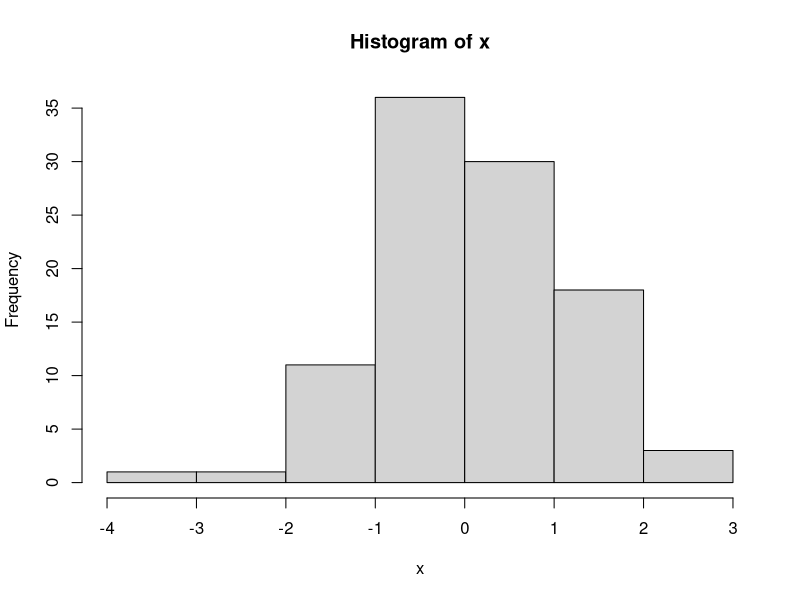
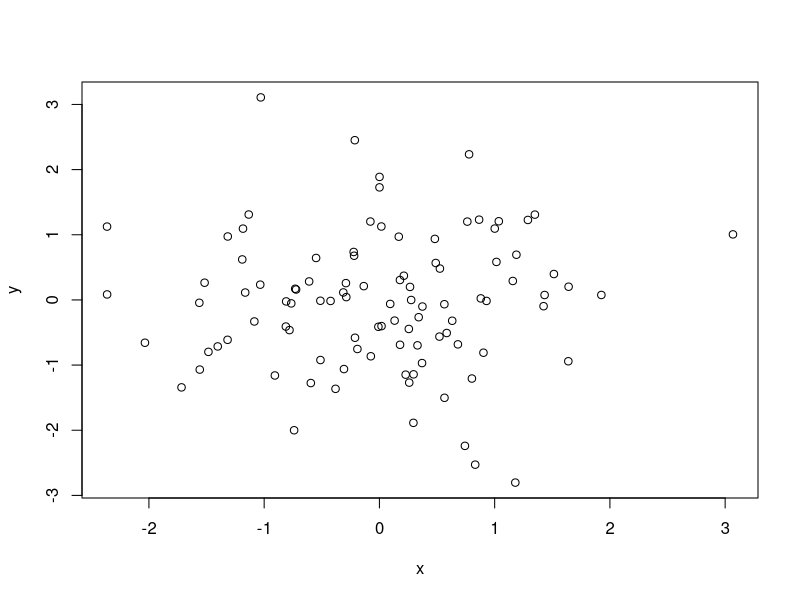
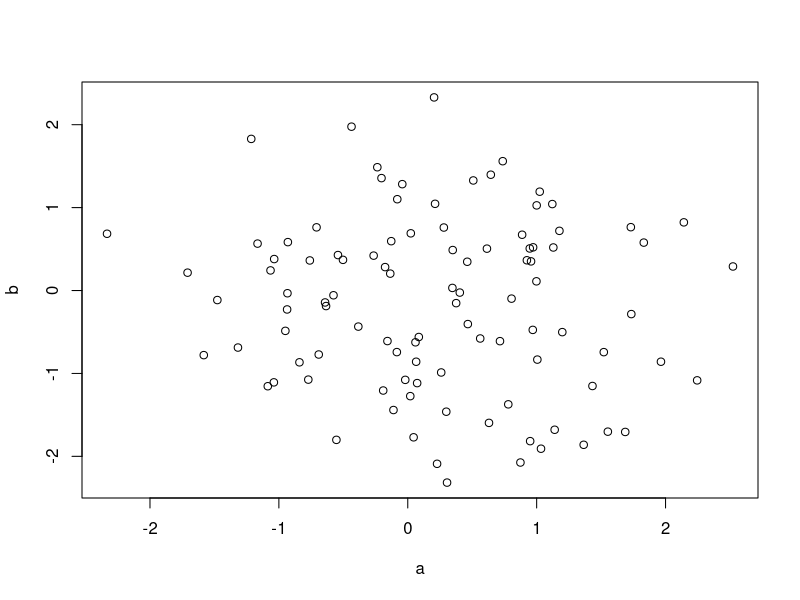
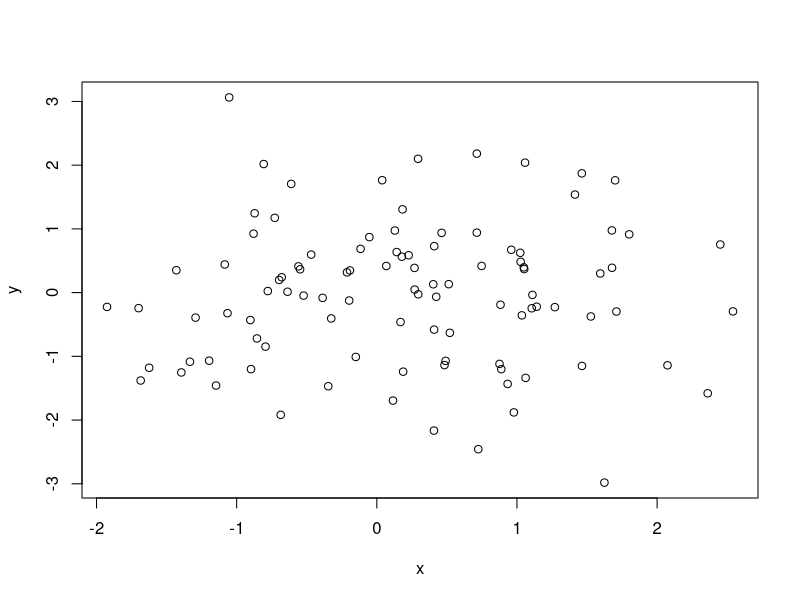
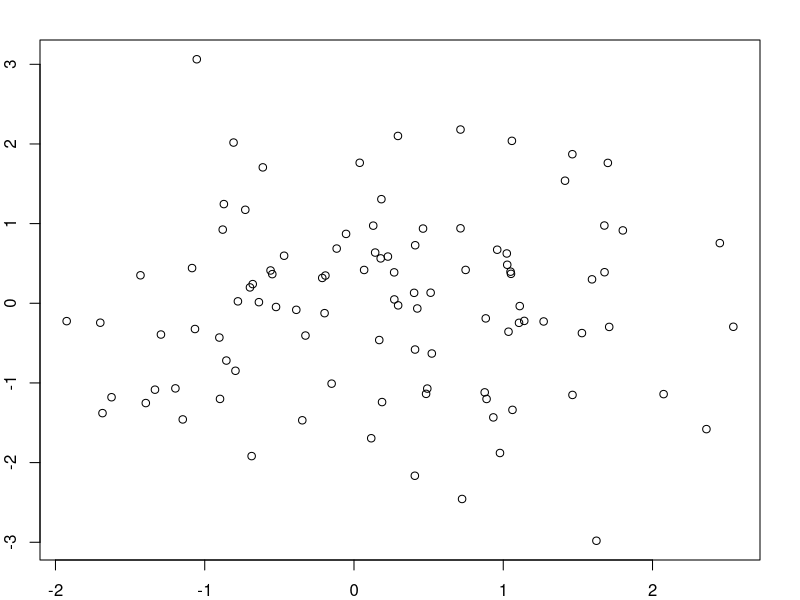
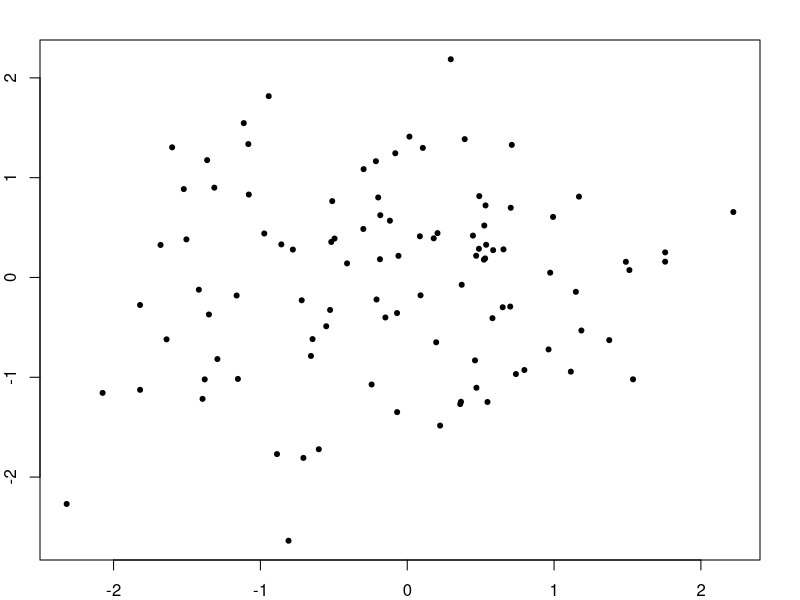
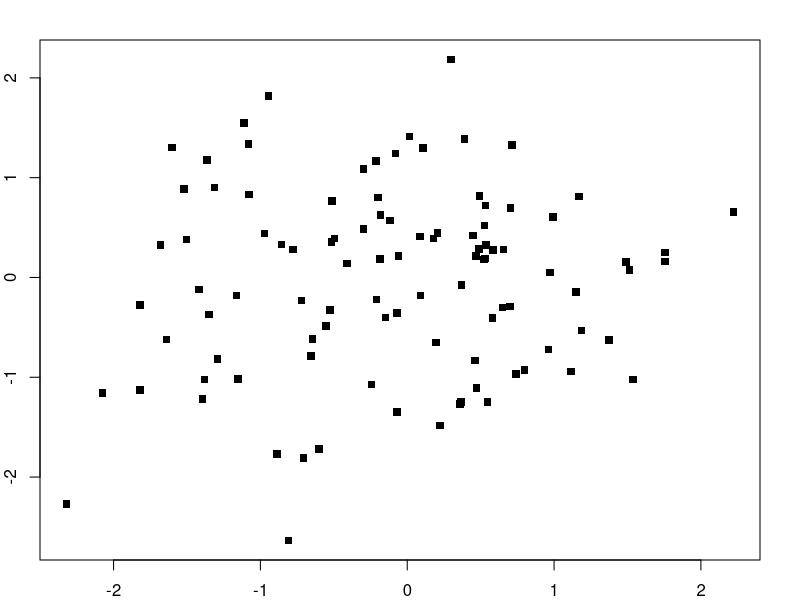
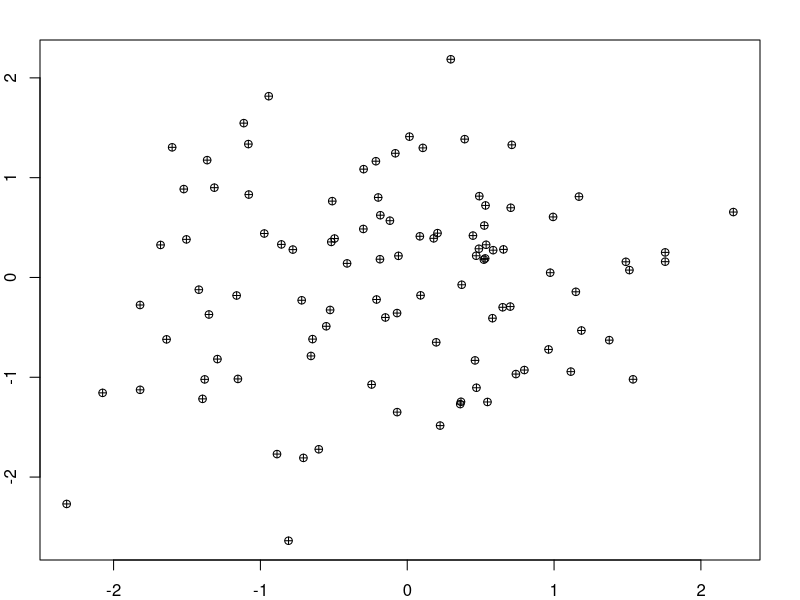

Recreate these plots in R, in order.
## ---- chunk 1
knitr::opts_chunk$set(echo = TRUE)
## ---- chunk 2

# 100 random numbers using  normal distribution 
x<-rnorm(100)

# Histogram
hist(x)

## ---- chunk 3

# 100 random numbers using  normal distribution 
x <- rnorm(100)
y <- rnorm(100)

# Scatter Plot
plot(x,y)

# Scatter Plot Practice
a <- rnorm(100)
b <- rnorm(100)
plot(a,b)

## ---- chunk 4

# 100 random numbers using  normal distribution 
x <- rnorm(100)
y <- rnorm(100)

# Scatter Plot Before Applying Margin (Default Margin)
plot(x,y)
## ---- chunk 5
# Adding Margin to Scatter Plot
par(mar = c(2,2,2,2))

# Scatter Plot After Applying Margin
plot(x,y)

## ---- chunk 6

# 100 random numbers using  normal distribution 
x <- rnorm(100)
y <- rnorm(100)


# Scatter Plot using pch=20
plot(x,y,pch=20)

# Scatter Plot using pch=15
plot(x,y,pch=15)

# Scatter Plot using pch=10
plot(x,y,pch=10)

# Scatter Plot using pch=5
plot(x,y,pch=5)
## ---- chunk 7
# 100 random numbers using  normal distribution 
x <- rnorm(100)
y <- rnorm(100)

# Scatter Plot
plot(x,y)

# Adding Title to Plot
title("My Scatterplot 1")

## ---- chunk 8
# 100 random numbers using  normal distribution 
x <- rnorm(100)
y <- rnorm(100)

# Scatter Plot along with title
plot(x,y, main="Scatterplot 2")

## ---- chunk 9
# 100 random numbers using  normal distribution 
x <- rnorm(100)
y <- rnorm(100)

# Scatter Plot
plot(x,y,pch=8)

# Adding Text in a Plot
text(-2,-1,"MyText")

## ---- chunk 10
# 100 random numbers using  normal distribution 
x <- rnorm(100)
y <- rnorm(100)

# Scatter Plot
plot(x,y,pch=8)

# Adding Legend to a Plot
legend("topleft",legend = "Data", pch = 8)

## ---- chunk 11
#define dataset

df <- data.frame(x = c(1,1,2,3,4,4,5,6,7,7,8,9,10,10,11),
                 y = c(12,13,16,11,22,24,25,24,24,27,30,32,35,38,40))

#plot x and y values in dataset
plot(df$x, df$y, pch = 15)
## ---- chunk 12
# To add a horizontal line at the value y = 25
plot(df$x, df$y, pch = 15)

abline(h = 25, col = 'blue', lwd = 2)
## ---- chunk 13
#create scatterplot for x and y
plot(df$x, df$y, pch = 18)

#create horizontal line at mean value of y
abline(h = mean(df$y), col='blue', lwd = 2)

#create horizontal lines at one standard deviation above and below the mean value
abline(h = mean(df$y) + sd(df$y), col = 'red', lwd = 3, lty = 2)
abline(h = mean(df$y) - sd(df$y), col = 'red', lwd = 3, lty = 2)

## ---- chunk 14
# To add a vertical line at the value x = 6
plot(df$x, df$y, pch = 15)

abline(v = 6, col = 'blue', lwd = 2)
## ---- chunk 15

#make this example reproducible
set.seed(0)

#create dataset with 1000 random values normally distributed with mean = 10, sd = 2
data <- rnorm(1000, mean = 10, sd = 2)

#create histogram of data values
hist(data, col = 'steelblue')

#draw a vertical dashed line at the mean value
abline(v = mean(data), lwd = 3, lty = 2)

## ---- chunk 16
#create scatterplot of x and y values
plot(df$x, df$y)

#fit a linear regression model to the data
reg_model <- lm(y ~ x, data = df)

#add the fitted regression line to the scatterplot
abline(reg_model)

## ---- chunk 17
#define dataset
df <- data.frame(x = c(1,1,2,3,4,4,5,6,7,7,8,9,10,10,11),
                 y = c(12,13,16,11,22,24,25,24,24,27,30,32,35,38,40))

#plot x and y values in dataset
plot(df$x, df$y, xlim = c(0,10), ylim = c(0,40))

#fit a linear regression model to the data
reg_model <- lm(y ~ x, data = df)
print(reg_model)
print(class(reg_model))
print(typeof(reg_model))

#define intercept and slope values
a <- coefficients(reg_model)[1] #intercept
b <- coefficients(reg_model)[2] #slope

print(a)
print(b)

#add the fitted regression line to the scatterplot
abline(a=a, b=b)

## ---- chunk 18

# y=2+5x
plot(1,type = "n", xlab = "The slope is positive 5. When x increases by 1, y increases by 5.The y-intercept is 2.",ylab = "",  xlim = c(0,4), ylim = c(0,20))

text(1,10,"y=2+5x")
abline(a=2, b=5)

# y=7.2-0.4x
plot(1,type = "n", xlab = "The slope is negative 0.4. When x increases by 1, y decreases by 0.4. The y-intercept is 7.2.",ylab = "",  xlim = c(0,4), ylim = c(0,8))

text(1,6,"y=7.2-0.4x")
abline(a=7.2, b=-0.4)

# y=-4
plot(1,type = "n", xlab = "The slope is 0. When x increases by 1, y neither increases/decreases. The y-intercept is -4.",ylab = "",  xlim = c(0,4), ylim = c(1,-5))

text(1,-3.5,"y=-4")
abline(a=-4, b=0, col="blue")

## ---- chunk 19

# y=130+4.3x
plot(1,type = "n", xlab = "hours of in-house training",ylab = "score on a job skills test",  xlim = c(0,15), ylim = c(120,220))

title("Job Performance Prediction Model")

text(5,135,"y=130+4.3x")
abline(a=130, b=4.3, col="red")
grid (3,5, lty = 6, col = "cornsilk2")

## ---- chunk 20

# 100 random numbers 
x <- rnorm(100)
y <- rnorm(100)
z <- rpois(100,2)

## ---- chunk 21
par(mfrow = c(2,1))
plot(x,y,pch=20)
plot(x,z,pch=20)
## ---- chunk 22

par(mfrow = c(1,2))
plot(x,y,pch=20)
plot(x,z,pch=20)

## ---- chunk 23

par(mfrow = c(2,2))
plot(x,y,pch=20, main = "First")
plot(x,z,pch=20, main = "Second")
plot(y,x,pch=20, main = "Third")
plot(z,x,pch=20, main = "Forth")

## ---- chunk 24

par(mfcol = c(2,2))
plot(x,y,pch=20, main = "First")
plot(x,z,pch=20, main = "Second")
plot(y,x,pch=20, main = "Third")
plot(z,x,pch=20, main = "Forth")

## ---- chunk 25

# Plot of random numbers
x <- rnorm(100)
y <- x + rnorm(100)

plot(x,y)

# Factor Object containing Male and Female data

g <- gl(2,50, labels = c("Male","Female"))

print(g)
## ---- chunk 26

# Blank Plot
plot(x,y, type = "n")

# Add Male points to graph
points(x[g=="Male"],y[g=="Male"], col = "light blue",pch=19)

# Add Female points to graph
points(x[g=="Female"],y[g=="Female"], col = "pink", pch=19)
